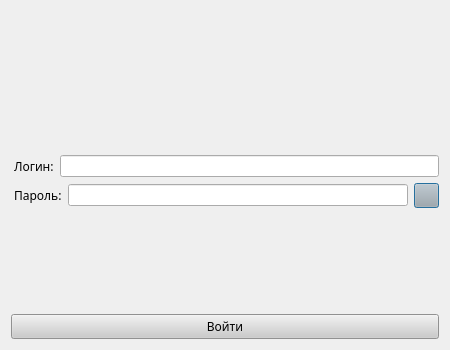
<?xml version="1.0" encoding="UTF-8"?>
<ui version="4.0">
 <class>Dialog</class>
 <widget class="QDialog" name="Dialog">
  <property name="geometry">
   <rect>
    <x>0</x>
    <y>0</y>
    <width>450</width>
    <height>350</height>
   </rect>
  </property>
  <property name="sizePolicy">
   <sizepolicy hsizetype="Fixed" vsizetype="Fixed">
    <horstretch>0</horstretch>
    <verstretch>0</verstretch>
   </sizepolicy>
  </property>
  <property name="maximumSize">
   <size>
    <width>450</width>
    <height>350</height>
   </size>
  </property>
  <property name="windowTitle">
   <string>Dialog</string>
  </property>
  <layout class="QVBoxLayout" name="verticalLayout_2">
   <item>
    <layout class="QVBoxLayout" name="verticalLayout" stretch="0,1,1,10,1">
     <item>
      <layout class="QHBoxLayout" name="horizontalLayout_3">
       <item alignment="Qt::AlignHCenter|Qt::AlignVCenter">
        <widget class="QLabel" name="label">
         <property name="minimumSize">
          <size>
           <width>140</width>
           <height>120</height>
          </size>
         </property>
         <property name="maximumSize">
          <size>
           <width>140</width>
           <height>100</height>
          </size>
         </property>
         <property name="text">
          <string/>
         </property>
         <property name="pixmap">
          <pixmap>../icons/bank_logo.jpg</pixmap>
         </property>
         <property name="scaledContents">
          <bool>true</bool>
         </property>
        </widget>
       </item>
      </layout>
     </item>
     <item>
      <layout class="QHBoxLayout" name="horizontalLayout">
       <item>
        <widget class="QLabel" name="label_2">
         <property name="font">
          <font>
           <family>Nunito</family>
           <pointsize>9</pointsize>
          </font>
         </property>
         <property name="styleSheet">
          <string notr="true"/>
         </property>
         <property name="text">
          <string> Логин:</string>
         </property>
        </widget>
       </item>
       <item>
        <widget class="QLineEdit" name="edit_login"/>
       </item>
      </layout>
     </item>
     <item>
      <layout class="QHBoxLayout" name="horizontalLayout_2">
       <item>
        <widget class="QLabel" name="label_3">
         <property name="font">
          <font>
           <family>Nunito</family>
           <pointsize>9</pointsize>
          </font>
         </property>
         <property name="styleSheet">
          <string notr="true"/>
         </property>
         <property name="text">
          <string> Пароль:</string>
         </property>
        </widget>
       </item>
       <item>
        <widget class="QLineEdit" name="edit_password">
         <property name="inputMethodHints">
          <set>Qt::ImhHiddenText|Qt::ImhNoAutoUppercase|Qt::ImhNoPredictiveText|Qt::ImhSensitiveData</set>
         </property>
         <property name="echoMode">
          <enum>QLineEdit::Password</enum>
         </property>
        </widget>
       </item>
       <item>
        <widget class="QPushButton" name="btn_hide_password">
         <property name="maximumSize">
          <size>
           <width>25</width>
           <height>25</height>
          </size>
         </property>
         <property name="cursor">
          <cursorShape>PointingHandCursor</cursorShape>
         </property>
         <property name="styleSheet">
          <string notr="true">background-color: rgb(173, 173, 173);
</string>
         </property>
         <property name="text">
          <string/>
         </property>
         <property name="icon">
          <iconset>
           <normaloff>img/eye.png</normaloff>img/eye.png</iconset>
         </property>
        </widget>
       </item>
      </layout>
     </item>
     <item>
      <spacer name="verticalSpacer">
       <property name="orientation">
        <enum>Qt::Vertical</enum>
       </property>
       <property name="sizeType">
        <enum>QSizePolicy::Fixed</enum>
       </property>
       <property name="sizeHint" stdset="0">
        <size>
         <width>20</width>
         <height>100</height>
        </size>
       </property>
      </spacer>
     </item>
     <item>
      <widget class="QPushButton" name="btn_enter">
       <property name="font">
        <font>
         <family>Nunito</family>
         <pointsize>9</pointsize>
        </font>
       </property>
       <property name="cursor">
        <cursorShape>PointingHandCursor</cursorShape>
       </property>
       <property name="styleSheet">
        <string notr="true">background-color: rgb(203, 203, 203);
</string>
       </property>
       <property name="text">
        <string>Войти</string>
       </property>
      </widget>
     </item>
    </layout>
   </item>
  </layout>
 </widget>
 <resources/>
 <connections/>
</ui>
